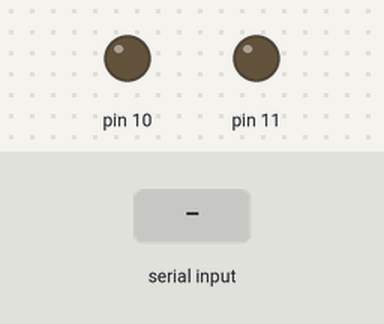
This sketch was run on a simulated Arduino Uno, built with avr-gcc and run on an emulated ATmega328P. Parts: output pins drawn as LEDs (lit = HIGH). The test bench sets the inputs (shaded band).

Above: at 1.2 s.
1.3 s: "A" received over Serial
At 2.2 s:
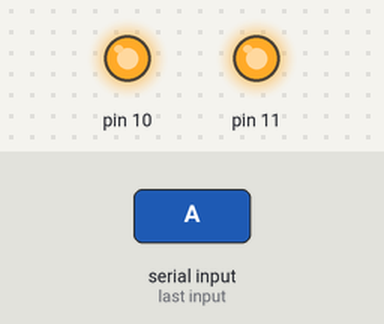
2.9 s: "R" received over Serial
At 4.1 s:
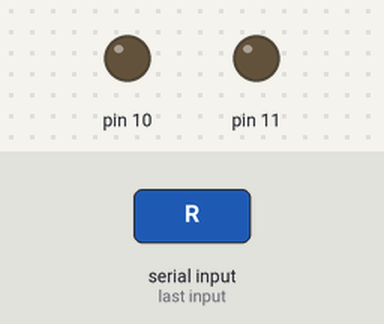
Timing chart, 0 to 5.9 s (numbered marks = the images above; inputs shaded):
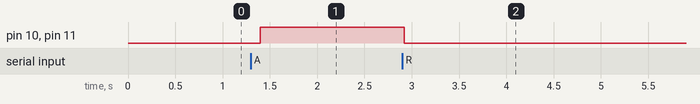

Measured:
- after the input at 1.3 s, pin 10: LOW → HIGH after 0.10 s; pin 11: LOW → HIGH after 0.11 s
- after the input at 2.9 s, pin 10, pin 11: HIGH → LOW at once

The sketch:

serial.ino
```cpp
#define RELAY4 13
#define RELAY3 12
#define RELAY2 11
#define RELAY1 10

#define LOCK_VALVES -1

#define ON HIGH
#define OFF LOW


#define TRIGGER_DELAY 8000

#define COLLECTION_DELAY 8000             // Use Collection Delay to adjust the time valves are open

#define MAX_VALVES 2                      // Use max valves to adjust the system size


//String readString;
int max_offset;
int offset;
int current_relay;

//Used to block polling
long seconds;
long current_time;


void setup()
{

  max_offset = MAX_VALVES - 1;

  offset = 0;

  while( offset <  MAX_VALVES ){

    current_relay = RELAY1 + offset;

    pinMode( current_relay, OUTPUT);

    offset++;

  }

  seconds = 0;

  //pinMode(RELAY2, OUTPUT);
  //pinMode(RELAY3, OUTPUT);
  //pinMode(RELAY4, OUTPUT);

  // initialize serial communications at 9600 bps
  Serial.begin(9600);


  offset = 0;
  current_relay = 0;

}

void loop() {
  // put your main code here, to run repeatedly:

    delay(100);


      if ( Serial.available() ){


        char c = Serial.read();  //gets one byte from serial buffer
        //readString += c; //makes the string readString


        if(c == 'N' && offset != LOCK_VALVES ){        //Open next valve in series

          //Check to be sure the next collection signal isn't to soon.
          current_time = millis();
          long time_difference = current_time - seconds;

          if( time_difference > TRIGGER_DELAY ){

            current_relay = RELAY1+offset;
            digitalWrite( current_relay, ON );              // Turns ON the current Relay
            delay( COLLECTION_DELAY );
            digitalWrite( current_relay, OFF );
            offset++;

            //Reset the delay difference
            seconds = millis();


            if( offset > max_offset ){
              offset = LOCK_VALVES; // Lock all valves
            }

          }

        }else if( c == 'R' ){                           //Close all Valves

          offset = 0;
          while( offset < MAX_VALVES ){
            current_relay = RELAY1 + offset;
            digitalWrite( current_relay, OFF );               // Turns OFF all Relays
            delay(10);
            offset++;
          }

          offset = 0;

        }else if( c == 'A' ){                          //Open All Valves
          offset = 0;
          while( offset < MAX_VALVES ){
            current_relay = RELAY1 + offset;

            digitalWrite( current_relay, ON );              // Turns ON all Relays
            delay(10);
            offset++;
          }
        }


     }


}
```
